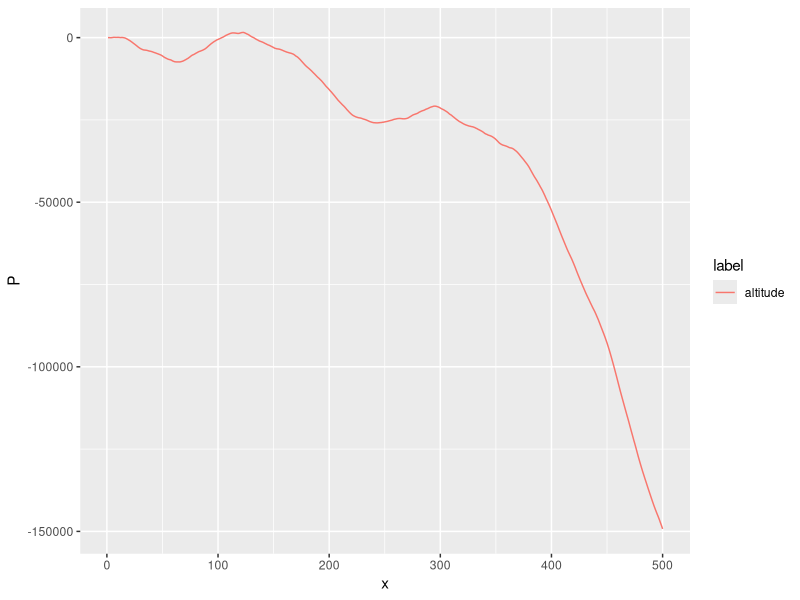
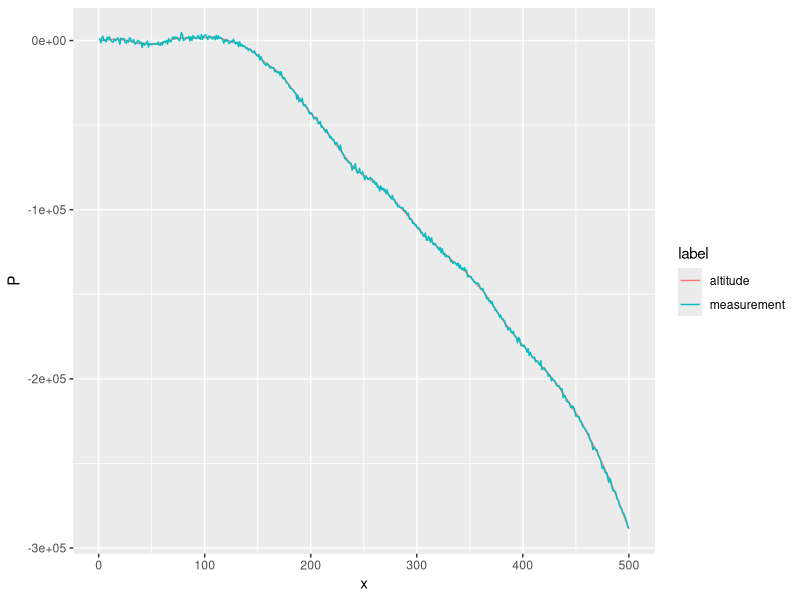
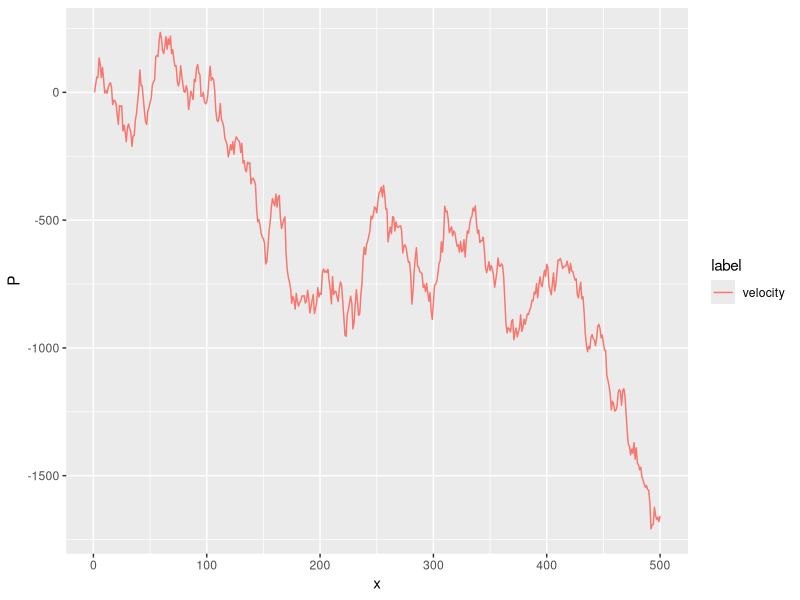
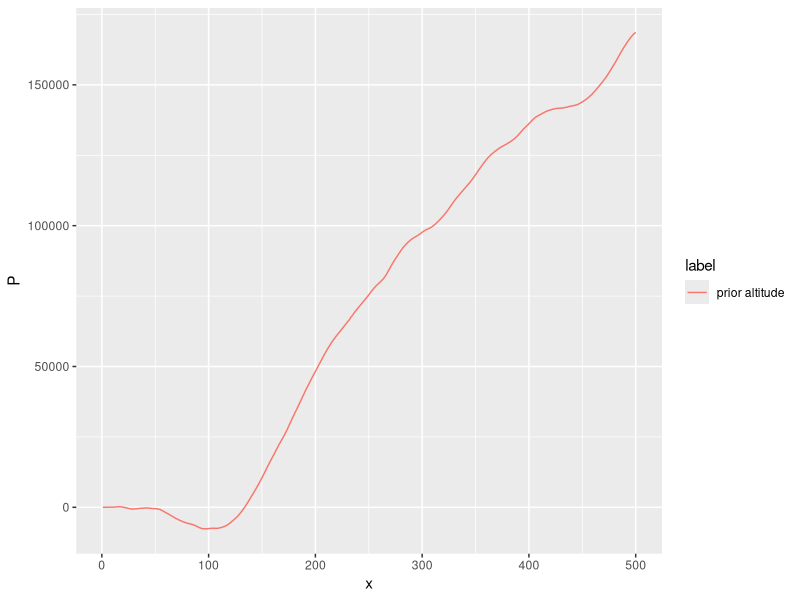
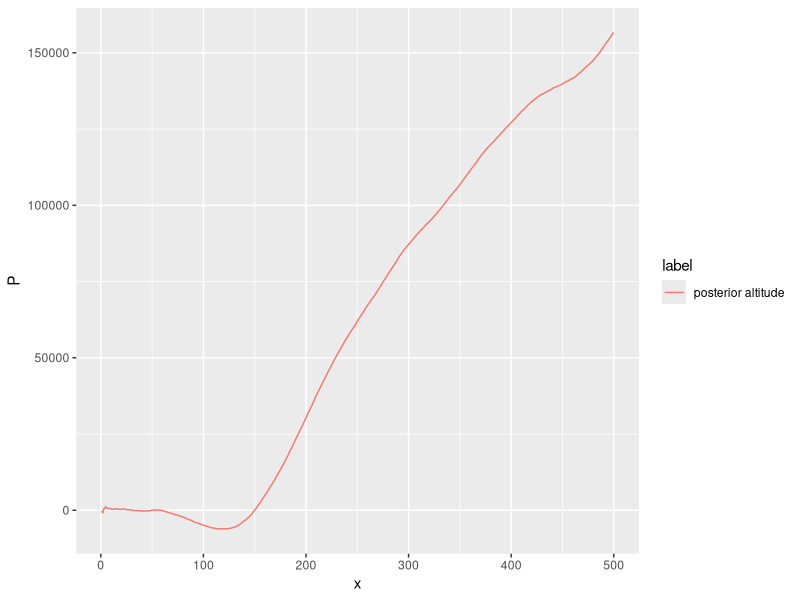
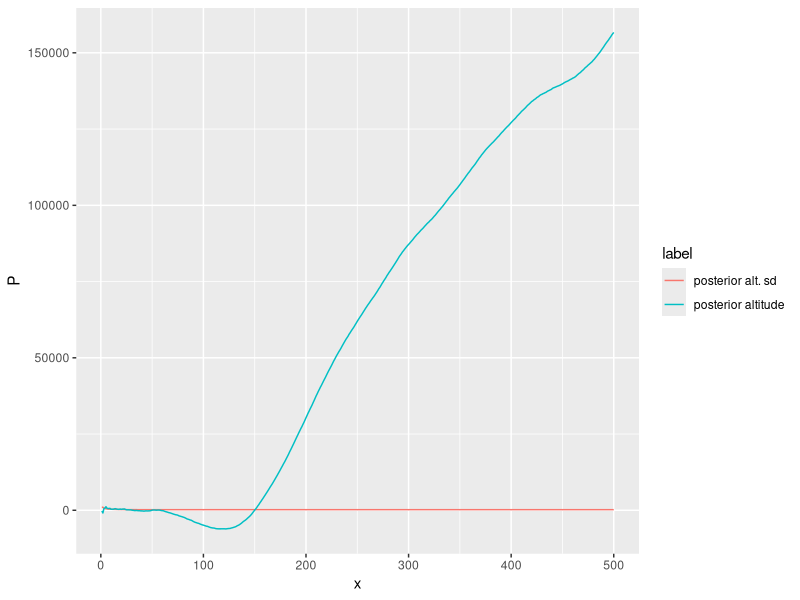
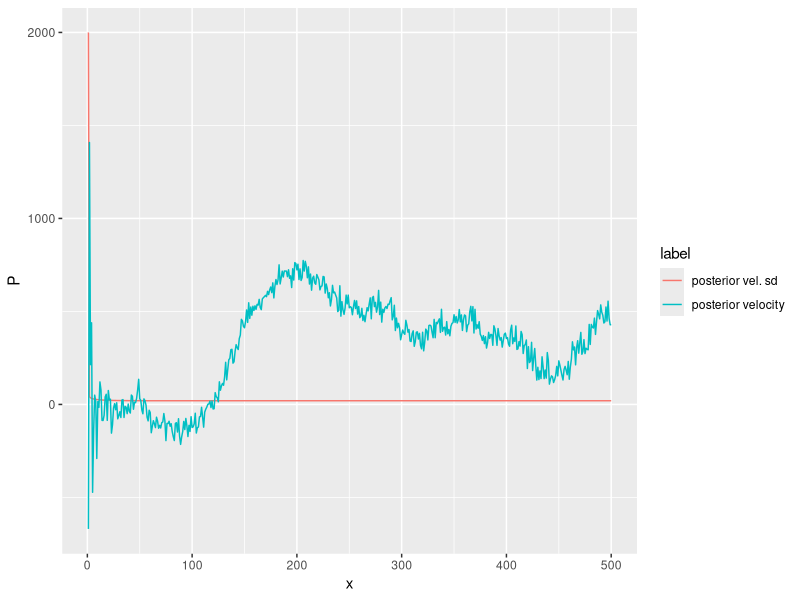

These figures' R source, in order:
## ---- chunk 1
knitr::opts_chunk$set(echo = TRUE)
library(ggplot2)
## ---- chunk 2
count = 500
x <- rep(0,count)
x[1] <- 0

sd_v <- 40
v <- rep(0,count)
v[1] <- 0
v_change <- rnorm(1,mean = 10,sd = sd_v) 

s <- seq(1,count,1)

for(t in 2:count){
  x[t] <- x[t-1] + v[t-1]
  v[t] <- v[t-1] + v_change
  v_change <- rnorm(1,mean = 0,sd = sd_v)
}

data <- rbind(data.frame(x = s, P = x, label = "altitude"),
              data.frame(x = s, P = v, label = "velocity"),
              data.frame(x = s, P = t, label = "time"))
ggplot(subset(data,label == "altitude" ), aes(x = x, y = P, color = label)) + geom_line()
## ---- chunk 3
count = 500
x <- rep(0,count)
x[1] <- 0

sd_v <- 40
v <- rep(0,count)
v[1] <- 0
v_change <- rnorm(1,mean = 10,sd = sd_v) 

sd_z <- 1000
z <- rep(0,count)
z[1] <- rnorm(1,mean = x[1],sd = sd_z) 

s <- seq(1,count,1)

for(t in 2:count){
  x[t] <- x[t-1] + v[t-1]
  v[t] <- v[t-1] + v_change
  v_change <- rnorm(1,mean = 0,sd = sd_v) 
  z[t] <- rnorm(1,mean = x[t],sd = sd_z) 
}

data <- rbind(data.frame(x = s, P = x, label = "altitude"),
              data.frame(x = s, P = v, label = "velocity"),
              data.frame(x = s, P = z, label = "measurement"),
              data.frame(x = s, P = t, label = "time"))
ggplot(subset(data,label == "altitude"  | label=="measurement"), aes(x = x, y = P, color = label)) + geom_line()
ggplot(subset(data,label == "velocity"), aes(x = x, y = P, color = label)) + geom_line()
## ---- chunk 4
count = 500
x <- rep(0,count)
x[1] <- 0

sd_v <- 40
v <- rep(0,count)
v[1] <- 0
v_change <- rnorm(1,mean = 10,sd = sd_v) 

sd_z <- 1000
z <- rep(0,count)
z[1] <- rnorm(1,mean = x[1],sd = sd_z)

x[2] <- x[1] + v[1]
v[2] <- v[1] + v_change
v_change <- rnorm(1,mean = 0,sd = sd_v) 
z[2] <- rnorm(1,mean = x[2],sd = sd_z)

mean_xt <- rep(0,count)
mean_xt[1] = z[1]
mean_xt[2] = z[2]
sd_xt <- rep(0,count)
sd_xt[1] = sd_z
sd_xt[2] = sd_z

mean_vt <- rep(0,count)
mean_vt[1] = z[2] - z[1]
sd_vt <- rep(0,count)
sd_vt[1] = 2 * sd_z

s <- seq(1,count,1)

for(t in 3:count){
  x[t] <- x[t-1] + v[t-2] + v_change
  z[t] <- rnorm(1,mean = x[t-1],sd = sd_z)
  
  mean_xt[t] <- (z[t]/sd_z^2 + (mean_xt[t-1] + mean_vt[t-1])/(sd_xt[t-1]^2 + sd_vt[t-2]^2 + sd_v^2)) / (1/(sd_z^2) + 1/(sd_xt[t-1]^2 + sd_vt[t-2]^2 + sd_v^2))
  sd_xt[t] <- 1/sqrt(1/(sd_z^2) + 1/(sd_xt[t-1]^2 + sd_vt[t-2] + sd_v^2))
  
  mean_vt[t-1] <- mean_xt[t] - mean_xt[t-1]
  sd_vt[t-1] <- sqrt(sd_xt[t] + sd_xt[t-1])
  
  v[t] <- v[t-1] + v_change
  v_change <- rnorm(1,mean = 0,sd = sd_v) 
}

mean_vt[count] <- mean_xt[count] - mean_xt[count-1]
sd_vt[count] <- sqrt(sd_xt[count] + sd_xt[count-1])

data <- rbind(data.frame(x = s, P = x, label = "prior altitude"),
              data.frame(x = s, P = v, label = "prior velocity"),
              data.frame(x = s, P = z, label = "measurement"),
              data.frame(x = s, P = mean_xt, label = "posterior altitude"),
              data.frame(x = s, P = sd_xt, label = "posterior alt. sd"),
              data.frame(x = s, P = mean_vt, label = "posterior velocity"),
              data.frame(x = s, P = sd_vt, label = "posterior vel. sd"),
              data.frame(x = s, P = t, label = "time"))
ggplot(subset(data,label == "prior altitude"), aes(x = x, y = P, color = label)) + geom_line()
ggplot(subset(data,label == "posterior altitude"), aes(x = x, y = P, color = label)) + geom_line()
ggplot(subset(data,label == "posterior altitude" | label == "posterior alt. sd"), aes(x = x, y = P, color = label)) + geom_line()
ggplot(subset(data,label == "posterior velocity" | label == "posterior vel. sd"), aes(x = x, y = P, color = label)) + geom_line()
